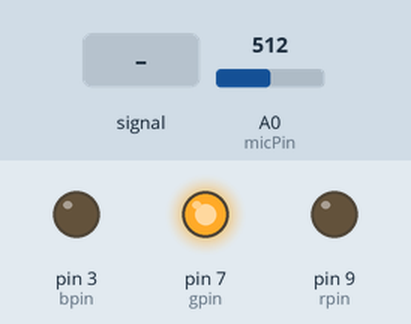
The sketch below on a simulated Arduino Uno, built with avr-gcc and run on an emulated ATmega328P. Shown: output pins drawn as LEDs (lit = HIGH). Dashed ring = blinking. The inputs (shaded band) are chosen by the test bench; at power-on: A0 (micPin) = 512. What the sketch prints to the serial monitor is not drawn.

Above: at 1.2 s.
1.3 s: A0 (micPin) fed a 200 Hz sine of ±460 counts around its level
At 2.58 s:
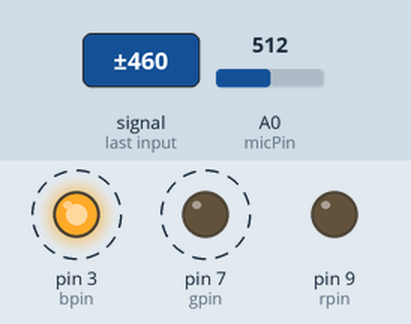
4.3 s: A0 (micPin) set to 0
At 5.3 s:
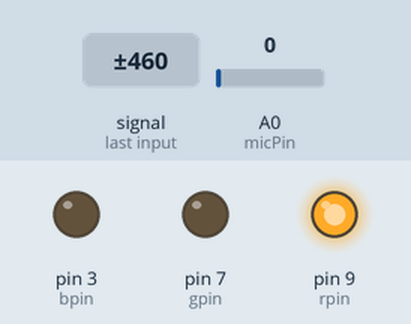
5.8 s: A0 (micPin) set to 18
7.3 s: A0 (micPin) set to 23
At 8.5 s:
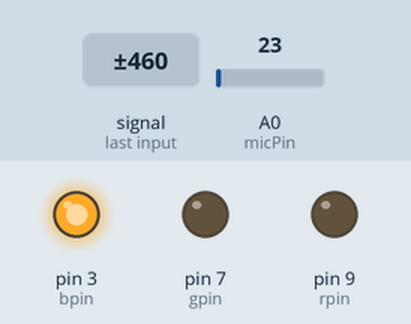
8.8 s: A0 (micPin) set to 58
10.3 s: A0 (micPin) set to 67
At 10.9 s:
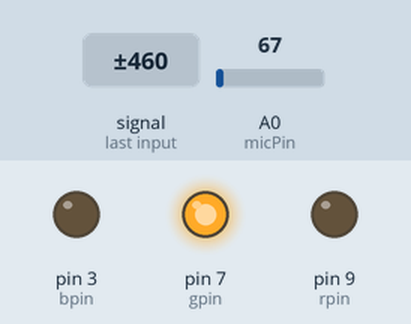
Timing chart, 0 to 12.8 s (numbered marks = the images above; inputs shaded):
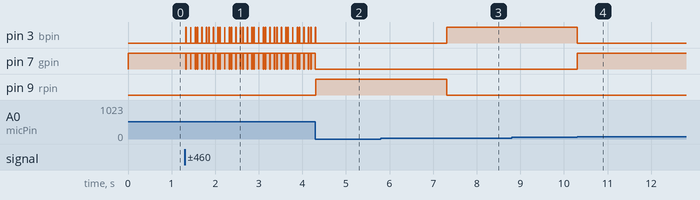

The sketch:

microphone.ino
```cpp
const int micPin = A0;
const int bpin = 3;
const int gpin = 7;
const int rpin = 9;

void setup() {
    Serial.begin(9600);
    pinMode(gpin, OUTPUT);
    pinMode(bpin, OUTPUT);
    pinMode(rpin, OUTPUT);
}

void loop() {
    int mvolts = analogRead(micPin) * 5.0 / 1024.0 * 1000.0; // values in millivolts
     Serial.println(mvolts); // output to the port

     if(mvolts <101){
      digitalWrite(rpin,HIGH);
      digitalWrite(bpin,LOW);
      digitalWrite(gpin,LOW);
      }
     else if(100 < mvolts && mvolts <300){
      digitalWrite(bpin,HIGH);
      digitalWrite(rpin,LOW);
      digitalWrite(gpin,LOW);
      }
      else{
      digitalWrite(gpin,HIGH);
      digitalWrite(rpin,LOW);
      digitalWrite(bpin,LOW);
      }


}
```

Measured:
- the behaviour switches between 20 and 21 on A0 (micPin) (found by bisection; images 2 and 3)
- the behaviour switches between 61 and 62 on A0 (micPin) (found by bisection; images 3 and 4)
- after the input at 1.3 s, pin 3 (bpin): alternates HIGH for 0.01 s and LOW for 0.09 s, starting at once; pin 7 (gpin): alternates HIGH for 0.09 s and LOW for 0.01 s, starting at once
- after the input at 4.3 s, pin 3 (bpin): goes on until 4.3 s, then stays LOW; pin 7 (gpin): stops changing and stays LOW; pin 9 (rpin): LOW → HIGH at once
- after the input at 7.3 s, pin 3 (bpin): LOW → HIGH at once; pin 9 (rpin): HIGH → LOW at once
- after the input at 10.3 s, pin 3 (bpin): HIGH → LOW at once; pin 7 (gpin): LOW → HIGH at once
